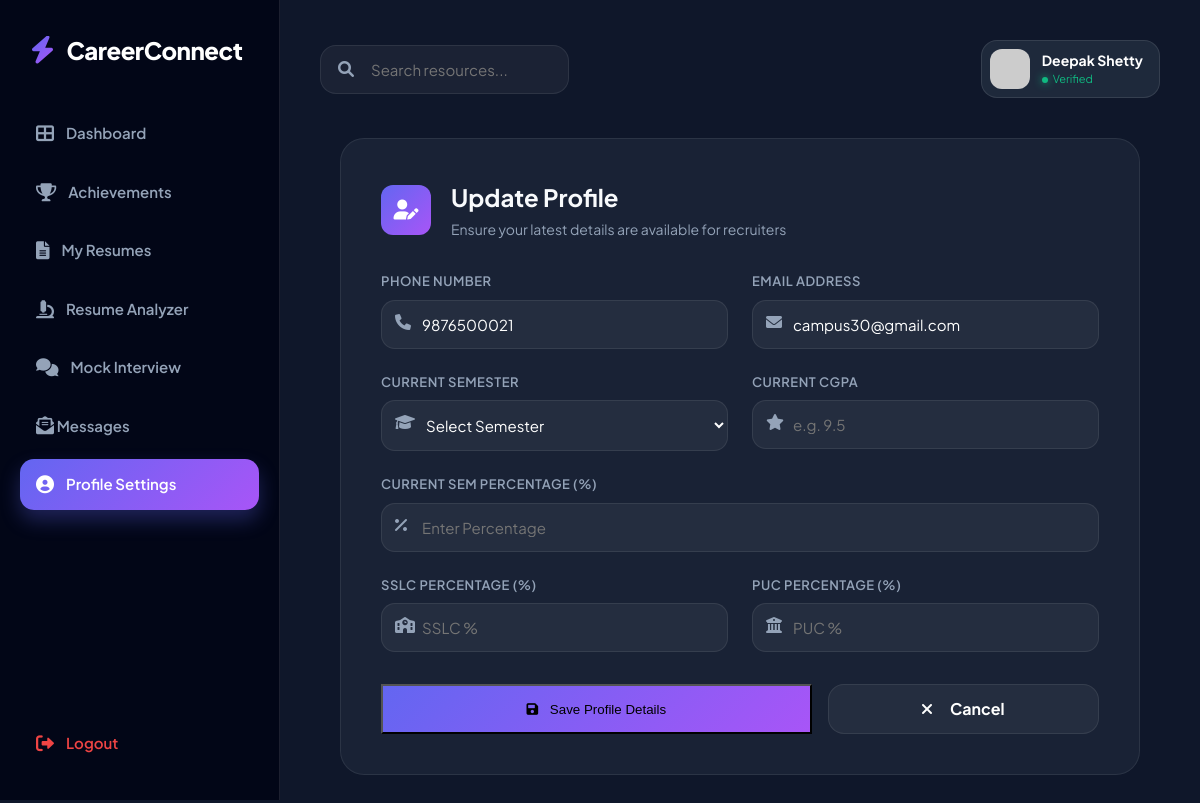
Screenshot of /edit_my_profile (signed in) with the database file from the repository.
### tables this page shows
CREATE TABLE students (
            id INTEGER PRIMARY KEY AUTOINCREMENT,
            name TEXT NOT NULL,
            roll_number TEXT UNIQUE NOT NULL,
            password TEXT NOT NULL,
            course TEXT NOT NULL,
            section TEXT NOT NULL
        , photo TEXT, phone TEXT, email TEXT, cgpa REAL, current_sem_percentage REAL, current_sem TEXT, sslc_percentage REAL, puc_percentage REAL);

### app.py (the view, shortened to what this page needs)
@app.route('/edit_my_profile', methods=['GET', 'POST'])
def edit_my_profile():
    if 'student_id' not in session:
        return redirect(url_for('login'))
    student_id = session['student_id']
    conn = get_db()
    cur = conn.cursor()
    cur.execute("SELECT * FROM students WHERE id=?", (student_id,))
    student = cur.fetchone()
    conn.close()
    return render_template('edit_my_profile.html', student=student)

### app.py (called while the page is built)
@app.context_processor
def inject_unread_counts():
    counts = {'admin_unread': 0, 'student_unread': 0}
    try:
        conn = get_db()
        cur = conn.cursor()
        if 'admin' in session:
            cur.execute("SELECT COUNT(*) FROM messages WHERE sender = 'student' AND is_read = 0")
            counts['admin_unread'] = cur.fetchone()[0]
        if 'student_id' in session:
            student_id = session['student_id']
            cur.execute("SELECT COUNT(*) FROM messages WHERE student_id = ? AND sender = 'admin' AND is_read = 0", (student_id,))
            counts['student_unread'] = cur.fetchone()[0]
        conn.close()
    except Exception:
        pass
    return counts

def get_db():
    base_dir = os.path.dirname(os.path.abspath(__file__))
    db_path = os.path.join(base_dir, "database.db")
    conn = sqlite3.connect(db_path)
    conn.row_factory = sqlite3.Row
    return conn

### templates/edit_my_profile.html (shortened to what this page needs)
{% extends 'student_layout.html' %}
{% set active_page = 'settings' %}
{% block content %}
            <div class="edit-form-card">
                <div style="display: flex; align-items: center; gap: 20px; margin-bottom: 32px;">
                    <div style="width: 50px; height: 50px; background: var(--accent-gradient); border-radius: 12px; display: flex; align-items: center; justify-content: center; font-size: 20px; color: white;">
                        <i class="fas fa-user-pen"></i>
                    </div>
                    <div>
                        <h2 style="text-align: left; margin-bottom: 4px;">Update Profile</h2>
                        <p style="color: var(--text-muted); font-size: 14px;">Ensure your latest details are available for recruiters</p>
                    </div>
                </div>
                <form method="POST" action="{{ url_for('edit_my_profile') }}">
                    <div style="display: grid; grid-template-columns: 1fr 1fr; gap: 24px;">
                        <div style="margin-bottom: 24px;">
                            <label style="display: block; margin-bottom: 8px; font-weight: 600;">Phone Number</label>
                            <div style="position: relative;">
                                <i class="fas fa-phone" style="position: absolute; left: 14px; top: 14px; color: var(--text-muted);"></i>
                                <input type="tel" name="phone" value="{{ student['phone'] or '' }}" placeholder="Enter 10 digits" pattern="\d{10}" maxlength="10" style="padding-left: 40px; margin-bottom: 0;">
                            </div>
                        </div>
                        <div style="margin-bottom: 24px;">
                            <label style="display: block; margin-bottom: 8px; font-weight: 600;">Email Address</label>
                            <div style="position: relative;">
                                <i class="fas fa-envelope" style="position: absolute; left: 14px; top: 14px; color: var(--text-muted);"></i>
                                <input type="email" name="email" value="{{ student['email'] or '' }}" placeholder="Enter Email" style="padding-left: 40px; margin-bottom: 0;">
                            </div>
                        </div>
                    </div>
                    <div style="display: grid; grid-template-columns: 1fr 1fr; gap: 24px;">
                        <div style="margin-bottom: 24px;">
                            <label style="display: block; margin-bottom: 8px; font-weight: 600;">Current Semester</label>
                            <div style="position: relative;">
                                <i class="fas fa-graduation-cap" style="position: absolute; left: 14px; top: 14px; color: var(--text-muted);"></i>
                                <select name="current_sem" style="padding-left: 40px; margin-bottom: 0; width: 100%;">
                                    <option value="">Select Semester</option>
                                </select>
                            </div>
                        </div>
                        <div style="margin-bottom: 24px;">
                            <label style="display: block; margin-bottom: 8px; font-weight: 600;">Current CGPA</label>
                            <div style="position: relative;">
                                <i class="fas fa-star" style="position: absolute; left: 14px; top: 14px; color: var(--text-muted);"></i>
                                <input type="number" step="0.01" name="cgpa" value="{{ student['cgpa'] or '' }}" placeholder="e.g. 9.5" style="padding-left: 40px; margin-bottom: 0;">
                            </div>
                        </div>
                    </div>
                    <div style="margin-bottom: 24px;">
                        <label style="display: block; margin-bottom: 8px; font-weight: 600;">Current Sem Percentage (%)</label>
                        <div style="position: relative;">
                            <i class="fas fa-percent" style="position: absolute; left: 14px; top: 14px; color: var(--text-muted);"></i>
                            <input type="number" step="0.01" name="current_sem_percentage" value="{{ student['current_sem_percentage'] or '' }}" placeholder="Enter Percentage" style="padding-left: 40px; margin-bottom: 0;">
                        </div>
                    </div>
                    <div style="display: grid; grid-template-columns: 1fr 1fr; gap: 24px; margin-bottom: 32px;">
                        <div>
                            <label style="display: block; margin-bottom: 8px; font-weight: 600;">SSLC Percentage (%)</label>
                            <div style="position: relative;">
                                <i class="fas fa-school" style="position: absolute; left: 14px; top: 14px; color: var(--text-muted);"></i>
                                <input type="number" step="0.01" name="sslc_percentage" value="{{ student['sslc_percentage'] or '' }}" placeholder="SSLC %" style="padding-left: 40px; margin-bottom: 0;">
                            </div>
                        </div>
                        <div>
                            <label style="display: block; margin-bottom: 8px; font-weight: 600;">PUC Percentage (%)</label>
                            <div style="position: relative;">
                                <i class="fas fa-university" style="position: absolute; left: 14px; top: 14px; color: var(--text-muted);"></i>
                                <input type="number" step="0.01" name="puc_percentage" value="{{ student['puc_percentage'] or '' }}" placeholder="PUC %" style="padding-left: 40px; margin-bottom: 0;">
                            </div>
                        </div>
                    </div>
                    <div style="display: flex; gap: 16px;">
                        <button type="submit" style="flex: 2; height: 50px; background: var(--accent-gradient);"><i class="fas fa-save" style="margin-right: 8px;"></i> Save Profile Details</button>
                        <a href="/student_profile" class="btn" style="flex: 1; height: 50px; line-height: 20px; background: rgba(255,255,255,0.05); border: 1px solid var(--glass-border);"><i class="fas fa-times" style="margin-right: 8px;"></i> Cancel</a>
                    </div>
                </form>
            </div>
{% endblock %}

### templates/student_layout.html (shortened to what this page needs)
<!DOCTYPE html>
<html lang="en">
<head>
    <link rel="stylesheet" href="{{ url_for('static', filename='style.css') }}">
    <link href="https://cdnjs.cloudflare.com/ajax/libs/font-awesome/6.0.0/css/all.min.css" rel="stylesheet">
</head>
<body>
    <div class="dashboard-layout">
        <aside class="sidebar" id="sidebar">
            <div class="sidebar-logo">
                <i class="fas fa-bolt"></i>
                <span>CareerConnect</span>
            </div>
            <nav class="nav-links">
                <a href="/student_profile" class="nav-item {% if active_page == 'dashboard' %}active{% endif %}"><i class="fas fa-th-large"></i> Dashboard</a>
                <a href="/student_achievements" class="nav-item {% if active_page == 'achievements' %}active{% endif %}"><i class="fas fa-trophy"></i> Achievements</a>
                <a href="/resume_builder" class="nav-item {% if active_page == 'resumes' %}active{% endif %}"><i class="fas fa-file-alt"></i> My Resumes</a>
                <a href="/resume_analyzer" class="nav-item {% if active_page == 'analyzer' %}active{% endif %}"><i class="fas fa-microscope"></i> Resume Analyzer</a>
                <a href="/mock_interview" class="nav-item {% if active_page == 'interview' %}active{% endif %}"><i class="fas fa-comments"></i> Mock Interview</a>
                <a href="/student_messages" class="nav-item {% if active_page == 'messages' %}active{% endif %}" style="display: flex; justify-content: space-between;">
                    <div><i class="fas fa-envelope-open-text"></i> Messages</div>
                </a>
                <a href="/edit_my_profile" class="nav-item {% if active_page == 'settings' %}active{% endif %}"><i class="fas fa-user-circle"></i> Profile Settings</a>
            </nav>
            <div style="margin-top: auto;">
                <a href="/logout" class="nav-item" style="color: var(--danger-color);">
                    <i class="fas fa-sign-out-alt"></i> Logout
                </a>
            </div>
        </aside>
        <main class="main-content">
            <header class="top-nav">
                <div style="display: flex; align-items: center; gap: 15px;">
                    <div class="search-bar">
                        <i class="fas fa-search"></i>
                        <input type="text" placeholder="Search resources...">
                    </div>
                </div>
                <div class="user-nav-info">
                    <div class="user-badge">
                        {% if student %}
                        <img src="{{ url_for('static', filename='uploads/' + student['photo']) if student['photo'] else 'https://ui-avatars.com/api/?name=' + student['name'] }}" alt="Profile">
                        <div class="user-info-text">
                            <div class="user-name" style="font-size: 14px; font-weight: 700; color: white;">{{ student['name'] }}</div>
                            <div class="user-status" style="font-size: 11px; color: var(--success-color); display: flex; align-items: center; gap: 5px;">
                                <span class="status-dot" style="width: 6px; height: 6px; background: var(--success-color); border-radius: 50%; display: inline-block; box-shadow: 0 0 8px var(--success-color);"></span> Verified
                            </div>
                        </div>
                        {% endif %}
                    </div>
                </div>
            </header>
            {% block content %}{% endblock %}
        </main>
    </div>
</body>
</html>

### static/style.css (style rules this page uses)
:root { --bg-dark: #0f172a; --bg-card: #1e293b; --bg-sidebar: #020617; --primary-color: #6366f1; --primary-hover: #4f46e5; --accent-color: #a855f7; --success-color: #10b981; --danger-color: #ef4444; --warning-color: #f59e0b; --text-main: #f8fafc; --text-muted: #94a3b8; --border-color: rgba(255, 255, 255, 0.1); --glass-bg: rgba(30, 41, 59, 0.7); --glass-border: rgba(255, 255, 255, 0.08); --shadow-sm: 0 2px 4px rgba(0,0,0,0.1); --shadow-md: 0 4px 12px rgba(0,0,0,0.2); --shadow-lg: 0 20px 40px rgba(0,0,0,0.3); --accent-gradient: linear-gradient(135deg, #6366f1 0%, #a855f7 100%); --surface-gradient: linear-gradient(180deg, rgba(255,255,255,0.03) 0%, rgba(255,255,255,0) 100%); }
* { box-sizing: border-box; margin: 0; padding: 0; }
body { font-family: 'Plus Jakarta Sans', sans-serif; background: var(--bg-dark); color: var(--text-main); min-height: 100vh; overflow-x: hidden; line-height: 1.5; }
.dashboard-layout { display: flex; min-height: 100vh; }
.sidebar { width: 280px; background: var(--bg-sidebar); border-right: 1px solid var(--border-color); display: flex; flex-direction: column; padding: 32px 20px; position: fixed; height: 100vh; z-index: 1000; transition: transform 0.3s cubic-bezier(0.4, 0, 0.2, 1); }
.sidebar-logo { display: flex; align-items: center; gap: 14px; padding: 0 12px 40px; font-size: 24px; font-weight: 800; color: white; letter-spacing: -0.5px; }
.sidebar-logo i { background: var(--accent-gradient); -webkit-background-clip: text; background-clip: text; -webkit-text-fill-color: transparent; font-size: 28px; }
.nav-links { display: flex; flex-direction: column; gap: 8px; }
.nav-item { display: flex; align-items: center; gap: 12px; padding: 14px 16px; color: var(--text-muted); text-decoration: none; border-radius: 14px; font-weight: 600; font-size: 15px; transition: all 0.3s; }
.nav-item i { font-size: 18px; transition: transform 0.3s; }
.nav-item.active { background: var(--accent-gradient); color: white; box-shadow: 0 10px 20px rgba(99, 102, 241, 0.3); }
.main-content { flex: 1; margin-left: 280px; padding: 40px; background: var(--bg-dark); max-width: 100%; }
.top-nav { display: flex; justify-content: space-between; align-items: center; margin-bottom: 40px; gap: 20px; }
.search-bar { position: relative; max-width: 480px; width: 100%; }
.search-bar i { position: absolute; left: 18px; top: 50%; transform: translateY(-50%); color: var(--text-muted); }
.search-bar input { width: 100%; background: var(--bg-card); border: 1px solid var(--border-color); color: white; padding: 14px 20px 14px 50px; border-radius: 16px; font-family: inherit; transition: all 0.3s; }
.user-nav-info { display: flex; align-items: center; gap: 16px; }
.user-badge { display: flex; align-items: center; gap: 12px; padding: 8px 16px 8px 8px; background: var(--bg-card); border-radius: 16px; border: 1px solid var(--border-color); cursor: pointer; transition: all 0.3s; }
.user-badge img { width: 40px; height: 40px; border-radius: 12px; object-fit: cover; }
input, select, textarea { background: rgba(0, 0, 0, 0.2); border: 1px solid var(--border-color); color: white; padding: 14px 18px; border-radius: 14px; font-family: inherit; font-size: 15px; transition: all 0.3s; width: 100%; }
.btn { display: inline-flex; align-items: center; justify-content: center; gap: 10px; padding: 16px 28px; background: var(--accent-gradient); color: white; font-weight: 700; border-radius: 16px; text-decoration: none; border: none; cursor: pointer; transition: all 0.3s; font-size: 16px; }

### templates/edit_my_profile.html (style rules this page uses)
.edit-form-card { background: var(--glass-bg); backdrop-filter: blur(10px); border: 1px solid var(--glass-border); border-radius: 24px; padding: 40px; max-width: 800px; margin: 0 auto; }
input, select { background: rgba(255, 255, 255, 0.05) !important; border: 1px solid var(--glass-border) !important; color: white !important; }
label { color: var(--text-muted) !important; font-size: 13px !important; text-transform: uppercase !important; letter-spacing: 0.5px !important; }

### rows the page displays
students: name "Deepak Shetty", phone "9876500021", email "campus30@gmail.com"
